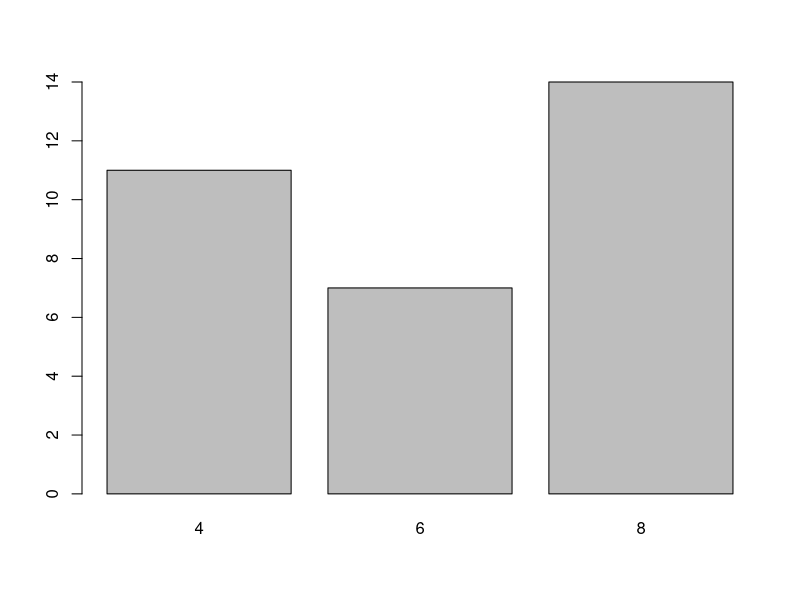
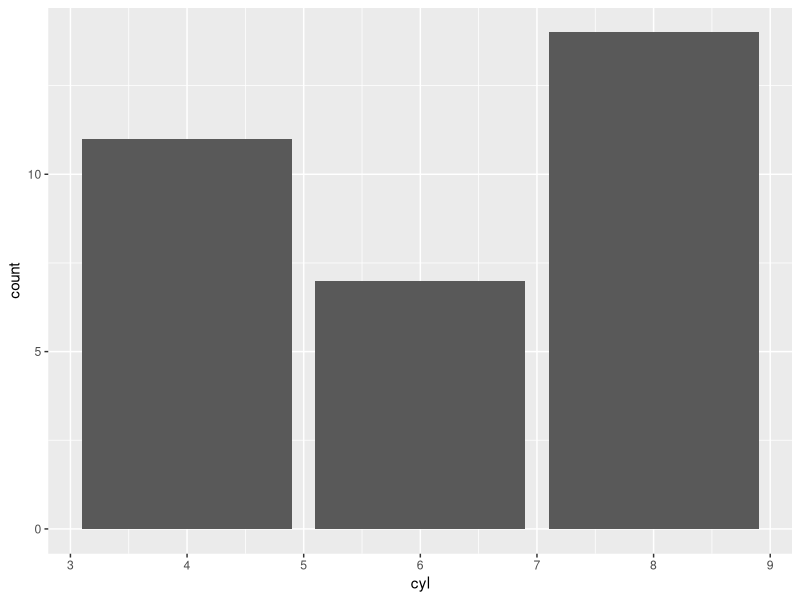
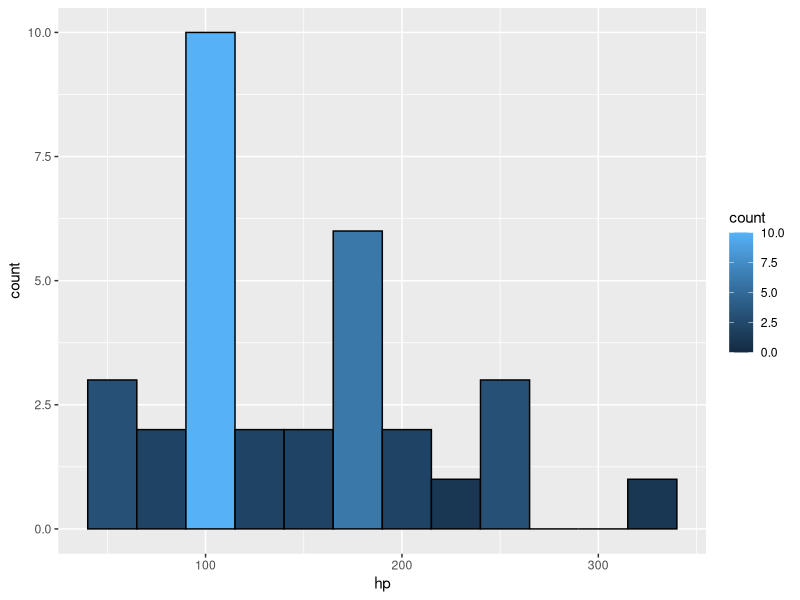
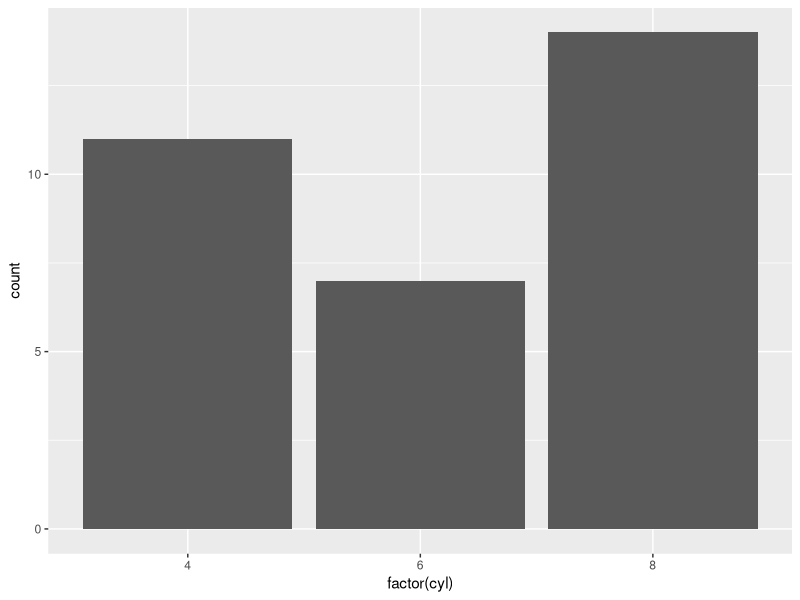
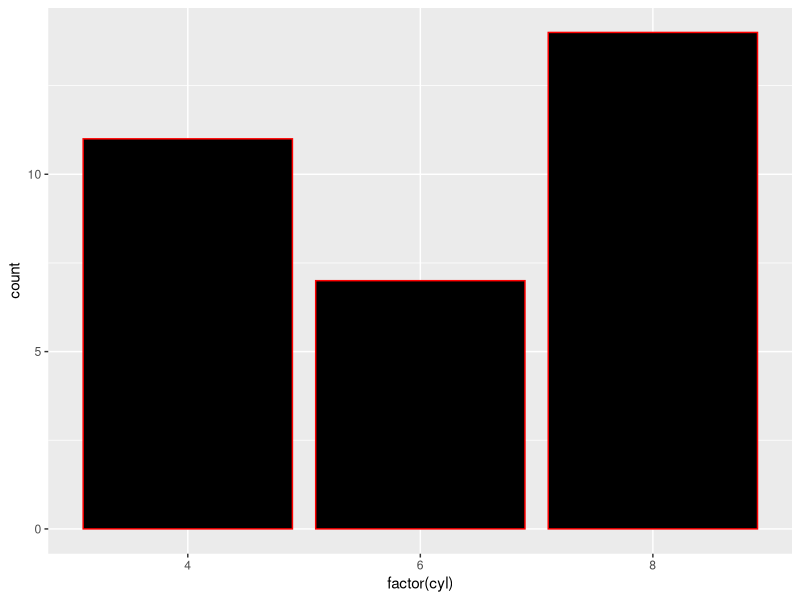
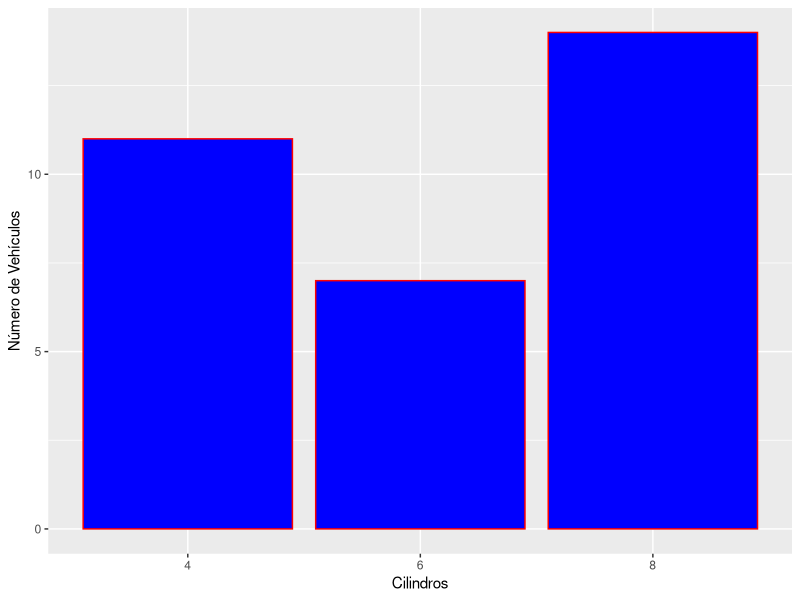
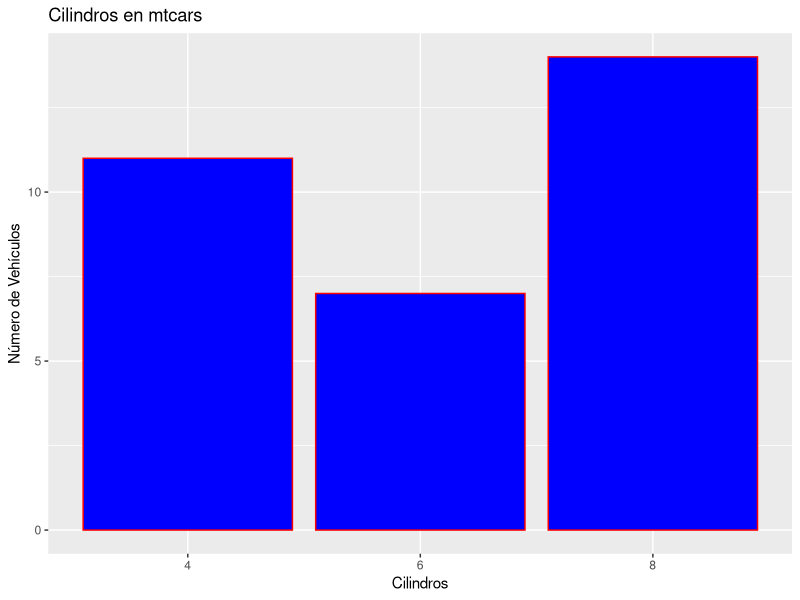
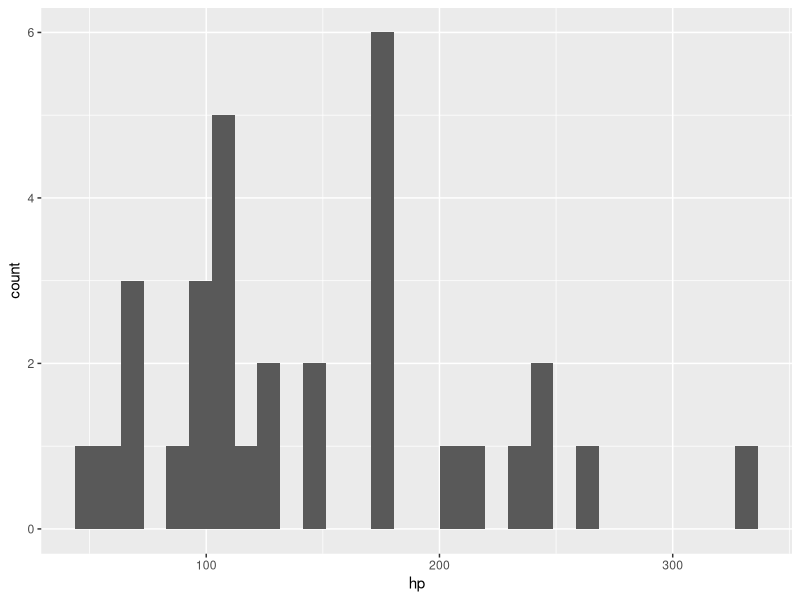

Here is the R script that generated these plots, in order: (Note: this script raises an error after producing the figures.)
## ---- chunk 1
knitr::opts_chunk$set(echo = TRUE)
## ---- chunk 2
count <- table(mtcars$cyl)
barplot(count)
## ---- chunk 3
if("ggplot2" %in% rownames(installed.packages()) == FALSE) {install.packages("ggplot2")}
library(ggplot2)
## ---- chunk 4
#qplot(mtcars$cyl,geom = "bar")
ggplot(data=mtcars, aes(x=cyl))+
  geom_bar()
## ---- chunk 5
# Revisando información algunas partes de código ya no se usan de esa manera pero para mantener la linea de curso las usare y luego escribiré un comentario de como se esta usando actualmente.

ggplot(data= mtcars, aes(hp)) +
  geom_histogram(breaks=seq(40,350, by = 25),
                 colour=I("black"),
                 aes(fill=..count..))  # esta linea del código ya no se escribe de esta manera si no que así aes(fill=after_stat(count))
## ---- chunk 6
mtcars
## ---- chunk 7
?mtcars
## ---- chunk 8
head(mtcars)
## ---- chunk 9
tail(mtcars)
## ---- chunk 10
summary(mtcars)
## ---- chunk 11
mean(mtcars$cyl)
## ---- chunk 12
#if("ggplot2" %in% rownames(installed.packages()) == FALSE) {install.packages("ggplot2")}
#library(ggplot2)
## ---- chunk 13
#qplot(mtcars$cyl, geom="bar") # el código comentado arriba pertenece al código original del curso, la función qplot ha sido dada de baja en la versión de ggplot2 que estoy usando, así que generare el código correspondiente para que la demostración pueda seguir adelante
ggplot(data = mtcars,aes(x=factor(cyl))) + 
  geom_bar()
## ---- chunk 14
#?qplot
?ggplot
## ---- chunk 15
# qplot(mtcars$cyl, geom = "bar", fill = I("black"), colour = I("red")) esté código es el que esta originalmente en código

ggplot(data = mtcars,aes(x=factor(cyl))) + 
  geom_bar(colour = I("red"),
           fill = I("black"))
## ---- chunk 16
ggplot(data= mtcars, aes(x=factor(cyl))) +
  geom_bar(colour="red",
           fill="blue") +
  labs(x="Cilindros",y="Número de Vehículos")
## ---- chunk 17
ggplot(data=mtcars, aes(x=factor(cyl))) +
  geom_bar(colour="red",
           fill="blue")+
  labs(title = "Cilindros en mtcars", x="Cilindros", y="Número de Vehículos")
## ---- chunk 18
#qplot(mtcars$hp,geom="histogram")

ggplot(data=mtcars, aes(x=hp)) + 
  geom_histogram()

## ---- chunk 19
#qplot(mtcarsh$hp, geom="histogram",binwidth = 25)
ggplot(data=mtcars, aes(x=hp)) +
  geom_histogram(binwidth=25)
## ---- chunk 20
#qplot(mtcars$hp, geom="histogram",binwidth=25,colour= I("black))
ggplot(data = mtcars,aes(x=hp)) +
  geom_histogram(colour=I("black"),
                 binwidth = 25)
## ---- chunk 21
#qplot(mtcars$hp, geom="histogram", binwidth=25, colour=I("black"),xlim=c(50,350))
ggplot(data = mtcars,aes(x=hp))+
  geom_histogram(colour=I("black"),
                 binwidth = 25) + 
  xlim(50,350)
## ---- chunk 22
# qplot(mtcars$hp,geom="histogram",binwidth=25,colour=I("black"),xlim=c(80,200))
ggplot(data=mtcars,aes(x=hp)) + 
  geom_histogram(colour=I("black"),
                 binwidth = 25) + 
  xlim(80,200)
## ---- chunk 23
#qplot(mtcars$hp, geom="histogram",binwidth = 25, colour=I("black"),xlab="Horsepower",ylab="Number of Cars")
ggplot(data=mtcars,aes(x=hp)) +
  geom_histogram(colour=I("black"),
                 binwidth = 25) + 
  xlim(50,350) + 
  labs(x="Caballos de Fuerza",y="Número de Vehiculos")
## ---- chunk 24
#qplot(mtcars$hp, geom="histogram",binwidth=25, colour=I("black"),xlab="Horsepower,ylab="Number of Cars", alpha =I(0))
ggplot(data = mtcars, aes(x = hp)) +
  geom_histogram(binwidth = 25, colour = "black", alpha = 0) +  # Set alpha for slightly transparent bars
  labs(x = "Caballos de fuerza", y = "Número de Vehículos")  # Set axis labels

## ---- chunk 25
#qplot(mtcars$hp,geom="histogram", binwidth = 25, colour =I("black"),xlab="Horsepower", ylab="Number of Cars", alpha=I(0))
ggplot(data= mtcars, aes(x = hp)) +
  geom_histogram(colour="black",
                 binwidth = 25,
                 alpha(0))
